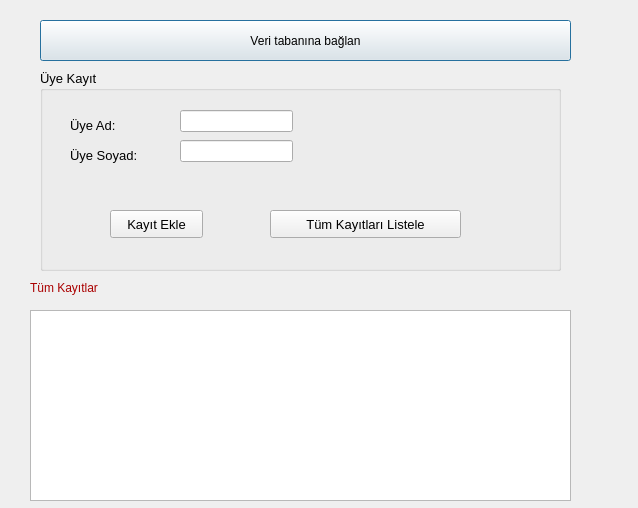
<?xml version="1.0" encoding="UTF-8"?>
<ui version="4.0">
 <class>Dialog</class>
 <widget class="QDialog" name="Dialog">
  <property name="geometry">
   <rect>
    <x>0</x>
    <y>0</y>
    <width>638</width>
    <height>508</height>
   </rect>
  </property>
  <property name="windowTitle">
   <string>Dialog</string>
  </property>
  <widget class="QPushButton" name="btnDbConnect">
   <property name="geometry">
    <rect>
     <x>40</x>
     <y>20</y>
     <width>531</width>
     <height>41</height>
    </rect>
   </property>
   <property name="text">
    <string>Veri tabanına bağlan</string>
   </property>
  </widget>
  <widget class="QGroupBox" name="groupBox">
   <property name="geometry">
    <rect>
     <x>40</x>
     <y>70</y>
     <width>521</width>
     <height>201</height>
    </rect>
   </property>
   <property name="font">
    <font>
     <pointsize>10</pointsize>
    </font>
   </property>
   <property name="title">
    <string>Üye Kayıt</string>
   </property>
   <widget class="QLabel" name="label">
    <property name="geometry">
     <rect>
      <x>30</x>
      <y>40</y>
      <width>101</width>
      <height>31</height>
     </rect>
    </property>
    <property name="text">
     <string>Üye Ad:</string>
    </property>
   </widget>
   <widget class="QLabel" name="label_2">
    <property name="geometry">
     <rect>
      <x>30</x>
      <y>70</y>
      <width>101</width>
      <height>31</height>
     </rect>
    </property>
    <property name="text">
     <string>Üye Soyad:</string>
    </property>
   </widget>
   <widget class="QLineEdit" name="edtAd">
    <property name="geometry">
     <rect>
      <x>140</x>
      <y>40</y>
      <width>113</width>
      <height>22</height>
     </rect>
    </property>
   </widget>
   <widget class="QLineEdit" name="edtSoyad">
    <property name="geometry">
     <rect>
      <x>140</x>
      <y>70</y>
      <width>113</width>
      <height>22</height>
     </rect>
    </property>
   </widget>
   <widget class="QPushButton" name="pushButton">
    <property name="geometry">
     <rect>
      <x>70</x>
      <y>140</y>
      <width>93</width>
      <height>28</height>
     </rect>
    </property>
    <property name="text">
     <string>Kayıt Ekle</string>
    </property>
   </widget>
   <widget class="QPushButton" name="pushButton_2">
    <property name="geometry">
     <rect>
      <x>230</x>
      <y>140</y>
      <width>191</width>
      <height>28</height>
     </rect>
    </property>
    <property name="text">
     <string>Tüm Kayıtları Listele</string>
    </property>
   </widget>
  </widget>
  <widget class="QTableView" name="tableView">
   <property name="geometry">
    <rect>
     <x>30</x>
     <y>310</y>
     <width>541</width>
     <height>191</height>
    </rect>
   </property>
  </widget>
  <widget class="QLabel" name="label_3">
   <property name="geometry">
    <rect>
     <x>30</x>
     <y>280</y>
     <width>151</width>
     <height>16</height>
    </rect>
   </property>
   <property name="palette">
    <palette>
     <active>
      <colorrole role="WindowText">
       <brush brushstyle="SolidPattern">
        <color alpha="255">
         <red>170</red>
         <green>0</green>
         <blue>0</blue>
        </color>
       </brush>
      </colorrole>
      <colorrole role="Text">
       <brush brushstyle="SolidPattern">
        <color alpha="255">
         <red>0</red>
         <green>0</green>
         <blue>0</blue>
        </color>
       </brush>
      </colorrole>
      <colorrole role="PlaceholderText">
       <brush brushstyle="SolidPattern">
        <color alpha="128">
         <red>0</red>
         <green>0</green>
         <blue>0</blue>
        </color>
       </brush>
      </colorrole>
     </active>
     <inactive>
      <colorrole role="WindowText">
       <brush brushstyle="SolidPattern">
        <color alpha="255">
         <red>170</red>
         <green>0</green>
         <blue>0</blue>
        </color>
       </brush>
      </colorrole>
      <colorrole role="Text">
       <brush brushstyle="SolidPattern">
        <color alpha="255">
         <red>0</red>
         <green>0</green>
         <blue>0</blue>
        </color>
       </brush>
      </colorrole>
      <colorrole role="PlaceholderText">
       <brush brushstyle="SolidPattern">
        <color alpha="128">
         <red>0</red>
         <green>0</green>
         <blue>0</blue>
        </color>
       </brush>
      </colorrole>
     </inactive>
     <disabled>
      <colorrole role="WindowText">
       <brush brushstyle="SolidPattern">
        <color alpha="255">
         <red>120</red>
         <green>120</green>
         <blue>120</blue>
        </color>
       </brush>
      </colorrole>
      <colorrole role="Text">
       <brush brushstyle="SolidPattern">
        <color alpha="255">
         <red>120</red>
         <green>120</green>
         <blue>120</blue>
        </color>
       </brush>
      </colorrole>
      <colorrole role="PlaceholderText">
       <brush brushstyle="SolidPattern">
        <color alpha="128">
         <red>0</red>
         <green>0</green>
         <blue>0</blue>
        </color>
       </brush>
      </colorrole>
     </disabled>
    </palette>
   </property>
   <property name="font">
    <font>
     <pointsize>9</pointsize>
    </font>
   </property>
   <property name="text">
    <string>Tüm Kayıtlar</string>
   </property>
  </widget>
 </widget>
 <resources/>
 <connections/>
</ui>
